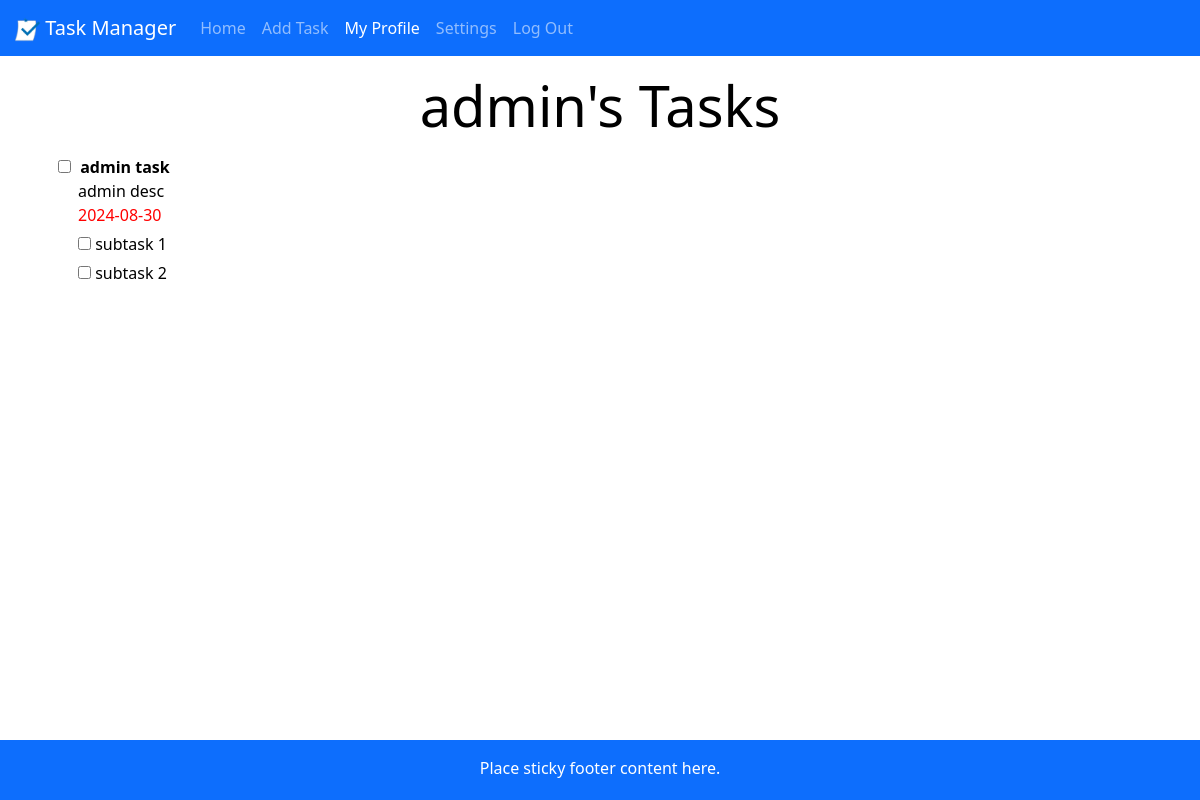
The app's page /admin (signed in) with its own data.
### app.py (models this page shows, shortened)
class User(db.Model):
    __tablename__ = 'User'
    id = db.Column(db.String(36), primary_key = True, default=lambda: str(uuid.uuid4()))
    user = db.Column(db.String(20), unique = True, nullable = False) # stores original case of username
    user_lower = db.Column(db.String(20), unique = True, nullable = False) # stores lower case version of username
    email = db.Column(db.String(100), unique = True, nullable = False)
    email_lower = db.Column(db.String(100), unique = True, nullable = False)
    password = db.Column(db.String(50), nullable = False)
    tasks = db.relationship('Task', backref='user', lazy = True)

class Task(db.Model):
    __tablename__ = 'Task'
    id = db.Column(db.Integer, primary_key = True)
    title = db.Column(db.String(100), nullable = False)
    description = db.Column(db.String(200), default = None)
    due_date = db.Column(db.Date, default = None)
    completed = db.Column(db.Boolean, default = False)
    user_id = db.Column(db.String(36), db.ForeignKey('User.id'), nullable = False) # matches id in "User" class
    subtasks = db.relationship('Subtask', backref='task', lazy = True)

class Subtask(db.Model):
    __tablename__ = 'Subtask'
    id = db.Column(db.Integer, primary_key = True)
    title = db.Column(db.String(100), default = None)
    completed = db.Column(db.Boolean, default = False)
    task_id = db.Column(db.Integer, db.ForeignKey('Task.id'), nullable = False)

### app.py (the view)
@app.route("/<user>")
def user_page(user):
    if "user" in session:
        logged_in_user = session["user"]
        stored_user = User.query.filter_by(user_lower=logged_in_user.lower()).first()
        if not stored_user:
            flash("Your account no longer exists. Please log in again.", "error")
            session.pop("user", None)
            return redirect(url_for("login"))
        if user.lower() == stored_user.user_lower:
            tasks_passed = stored_user.tasks
            return render_template("user.html", user=stored_user.user, tasks= tasks_passed)
        else:
            viewed_user = User.query.filter_by(user_lower=user.lower()).first()
            if viewed_user:
                tasks_passed = viewed_user.tasks
                return render_template("user.html", user=viewed_user.user, tasks= tasks_passed)
            else:
                flash("User not found.", "error")
                tasks_passed = stored_user.tasks
                return render_template("user.html", user=stored_user.user, tasks= tasks_passed)
    flash("To view profiles, you need to log in first.", "info")
    return redirect(url_for("login"))

### app.py (called while the page is built)
@app.before_request
def check_user_existence():
    if "user" in session:
        user_lower = session["user"].lower()
        if not User.query.filter_by(user_lower=user_lower).first():
            session.pop("user", None)
            flash("Your account no longer exists. Please log in again.", "error")
            return redirect(url_for("login"))

### templates/user.html (shortened to what this page needs)
{% extends "layout.html" %}
{% block home_status %}{% endblock %}
{% block user_status %}active{% endblock %}
{% block settings_status %}{% endblock %}
{% block add_status %}{% endblock %}
{% block content %}
<div class="position-relative m-md-3">
  <div>
    <h1 class="h3 mb-3 display-4 font-weight-normal text-center">{{ user }}'s Tasks</h1>
  </div>
  {% for task in tasks %}
  <span {% if task.completed %} style="text-decoration: line-through" {% endif %}>
    <div class="task">
      <input type="checkbox" class="task-checkbox" {% if task.completed %}checked{% endif %} onclick="updateTaskStatus(this, {{ task.id }})">
      <span class="task-name">{{ task.title }}</span>
      <div class="task-details">
        {% if task.description %}
        <span class="task-description">{{ task.description }}</span><br>
        {% endif %}
        {% if task.due_date %}
        <span class="task-due-date">{{ task.due_date }}</span><br>
        {% endif %}
        {% for subtask in task.subtasks %}
        <input type="checkbox" class="subtask-checkbox" onclick="updateSubtaskStatus(this, {{ subtask.id }})" {% if subtask.completed %}checked{% endif %}>
        <span class="subtask-name">{{ subtask.title }}</span><br>
        {% endfor %}
      </div>
    </div>
  </span>
  {% endfor %}
</div>
{% endblock %}

### static/style.css (style rules this page uses)
body { min-height: 100vh; display: flex; flex-direction: column; color: #000000 }
h1 { color: #517EF7 }
.task { margin-bottom: 20px; color: black; }
.task-name { font-weight: bold; margin-left: 5px; }
.task-details { margin-left: 20px; }
.task-due-date { color: red; }
.subtask-checkbox { margin-top: 10px; }

### templates/layout.html (style rules this page uses)
html, body { height: 100%; margin: 0; }
body { display: flex; flex-direction: column; }

### records on screen
User: user "admin"
Task: title "admin task", description "admin desc", due_date "2024-08-30"
Subtask: title "subtask 1"
Subtask: title "subtask 2"
